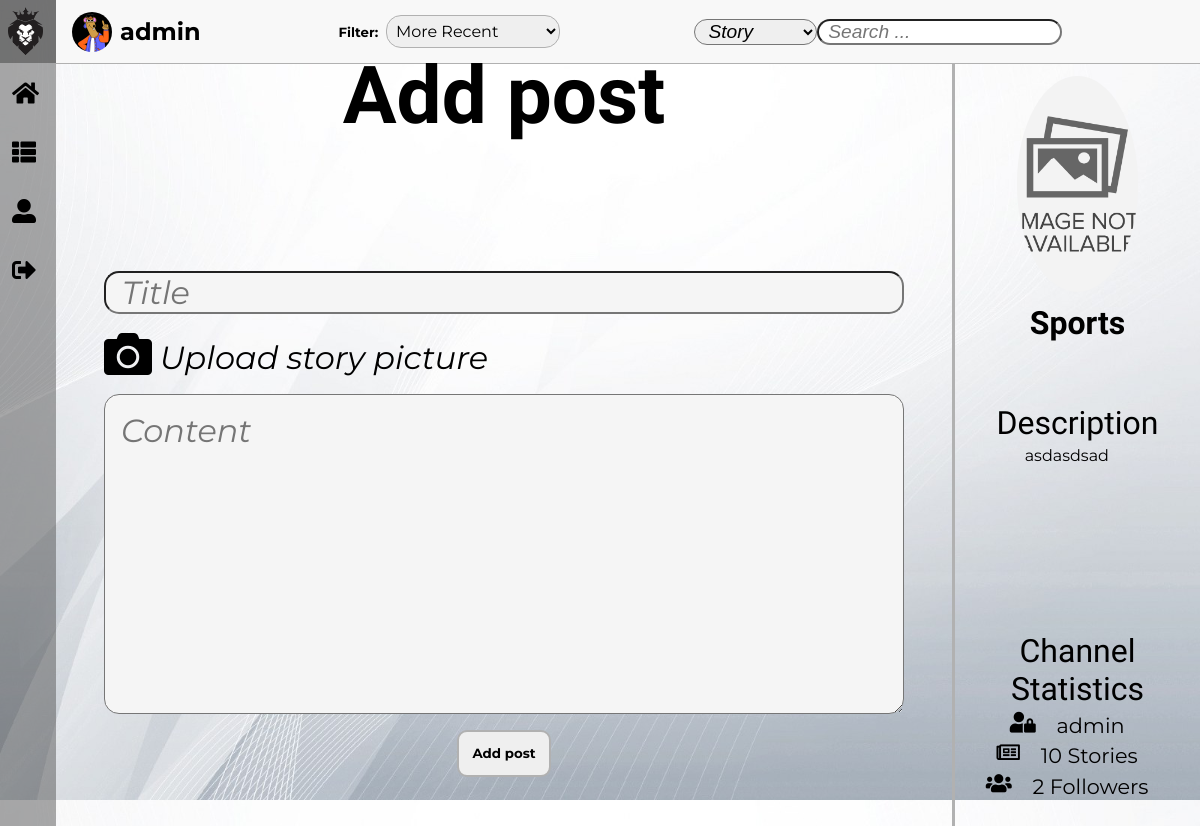
/pages/post.php?channelName=Sports (signed in), run on the app's committed database.
### tables this page shows
CREATE TABLE Channel(
    name TEXT NOT NULL PRIMARY KEY,
    owner TEXT NOT NULL REFERENCES User(username),
    description TEXT      
);

### pages/post.php (called while the page is built, shortened)
<?php
    include_once('../templates/tpl_common.php');
    include_once('../templates/tpl_post.php');
    include_once('../database/db_channel.php');
    $channelName = isset($_GET['channelName']) ? $_GET['channelName'] : '';
    $defaultFilter = 2;
    $channel = get_channel($channelName);
    $postedStories = count(get_channel_stories($channelName, 2));
    $channelFollowers = count(get_channel_followers($channelName));
    $channelOwner = get_channel_owner($channelName);
    draw_common(htmlentities($_SESSION['username']), ['post.css', 'channel_aside.css'], [], $defaultFilter, $defaultFilter);
    draw_post(htmlentities($channelName));
    draw_post_aside(htmlentities_all($channel), htmlentities($postedStories), htmlentities($channelFollowers), htmlentities($channelOwner));
    draw_footer();
?>

### database/db_channel.php (called while the page is built, shortened)
<?php
  include_once('../includes/functions.php');
    function get_channel($channelName) {
        $db = Database::instance()->db();
        $stmt = $db->prepare('SELECT * FROM Channel WHERE name = ?');
        $stmt->execute(array($channelName));
        return $stmt->fetch();
    }
     function get_channel_owner($channelName){
      $db = Database::instance()->db();
      $stmt = $db->prepare('SELECT owner FROM Channel WHERE Channel.name = ?');
      $stmt->execute(array($channelName));
      return $stmt->fetch()['owner'];
     }
?>

### includes/functions.php (called while the page is built, shortened)
<?php function get_image($default, $directory, $folder, $element) {
    $image = $default;
    $extensions = ['jpg', 'png', 'gif'];
    for($index = 0; $index < count($extensions); $index++) {
        if(file_exists($directory . $element . '.' . $extensions[$index])) {
            $image = $folder . $element . '.' . $extensions[$index];
            break;
        }
    }
    return $image;
} ?>

### templates/tpl_common.php (the view, shortened to what this page needs)
<?php function draw_common($username, $css_files, $js_files, $filter, $searchFilter) { ?>
    <!DOCTYPE <!DOCTYPE html>
    <html>
        <head>
            <link rel="stylesheet" href="https://use.fontawesome.com/releases/v5.5.0/css/all.css">
            <?php foreach($css_files as $css_file) { ?>
                <link rel="stylesheet" type="text/css" media="screen" href="../css/<?=$css_file?>" />
            <?php } ?>
            <link rel="stylesheet" type="text/css" media="screen" href="../css/common.css" />
        </head>
        <body>
            <?php
                draw_dynamic_bar($username);
                draw_tool_bar($username, $filter, $searchFilter);
            ?>
<?php } ?>
<?php function draw_dynamic_bar($username) { ?>
    <header id="dynamicBar">
        <div id="header">
            <label class="kadaneIsLife" for="mobileMenu">
                <img src="../resources/images/default/logo.png" alt="Logo">
            </label>
        </div>
        <nav id="menu">
            <div class="mainMenu">
                <i class="fa fa-home"></i><a href="../pages/feed.php">Feed</a>
            </div>
            <div class="mainMenu">
                <i class="fa fa-th-list"></i><a href="../pages/show_channels.php?show=subscriptions">Channels</a>
            </div>
            <div class="mainMenu">
                <i class="fa fa-user-alt"></i><a href="../pages/profile.php?username=<?= $username ?>">Profile</a>
            </div>
            <div class="mainMenu">
                <i class="fa fa-sign-out-alt"></i><a href="../actions/action_logout.php">Logout</a>
            </div>
        </nav>
    </header>
<? } ?>
<?php function draw_tool_bar($username, $filter, $searchFilter) { ?>
    <div id="toolBar">
        <div id="info">
            <a id="user-name" href="../pages/profile.php?username=<?= $username ?>">
                <img id="asideIMG" src="../resources/images/<?= get_image('default/defaultUser.jpg', '../resources/images/users/', 'users/', sha1($username)) ?>" alt="User Image">
                <h5><?= $username ?></h5>
            </a>
        </div>
        <?php
            draw_story_filter($filter);
            draw_search_filter($searchFilter);
        ?>
    </div>
<? } ?>
<?php function draw_story_filter($filter) { ?>
    <div id="filters">
        <h5>Filter:</h5>
        <form method="get" action="<?= $_SERVER['PHP_SELF']?>">
            <select name="filter" id="filterID">
                <option <? echo $filter == 2 ? 'selected ' : '' ?>value="2">More Recent</option>
            </select>
        </form>
    </div>
<? } ?>
<?php function draw_search_filter($searchFilter) { ?>
    <div id="search">
        <form method="get" action="<?= $_SERVER['PHP_SELF']?>">
            <select name="searchFilter" id="searchFilterID">
                <option <? echo $searchFilter == 2 ? 'selected ' : '' ?>value="2">Story</option>
            </select>
            <input type="search" id="searchField" name="search" placeholder="Search ...">
        </form>
    </div>
<? } ?>
<?php function draw_footer() { ?>
        </body>
    </html>
<?php } ?>

### templates/tpl_post.php (shortened to what this page needs)
<?php function draw_post($channelName) { ?>
    <div id="form">
        <h1>Add post</h1>
        <form method="post" enctype="multipart/form-data" action="../actions/action_add_new_post.php">
            <div id="input">
                <input type="text" name="title" placeholder="Title" required="true">
                <div id="uploadStoryPic">
                    <i class="fas fa-camera"></i>
                    <p>Upload story picture</p>
                </div>
                <textarea id="storyContent" name="content" placeholder="Content" cols="30" rows="10" required="true"></textarea>
            </div>
            <div id="button">
                <button type="submit">Add post</button>
            </div>
        </form>
    </div>
<?php } ?>
<?php function draw_post_aside($channel, $channelStories, $channelFollowers, $channelOwner) { ?>
    <aside>
        <div id="channelPicture">
            <img id="asideIMG" src="../resources/images/<?= get_image('default/defaultChannel.png', '../resources/images/channels/', 'channels/', sha1($channel['name'])) ?>" alt="Channel Image">
        </div>
        <h3 id="channelName"><?= $channel['name'] ?></h3>
        <div id="description">
            <p>Description</p>
            <p id="descriptionContent"><?= $channel['description'] ?></p>
        </div>
        <div id="statistics">
            <p>Channel Statistics</p>
            <div class="statistics">
                <i class="fas fa-user-lock"></i><p><?= $channelOwner ?></p>
            </div>
            <div class="statistics">
                <i class="far fa-newspaper"></i><p><?= $channelStories ?> Stories</p>
            </div>
            <div class="statistics">
                <i class="fas fa-users"></i><p><?= $channelFollowers ?> Followers</p>
            </div>
        </div>
    </aside>
<?php } ?>

### css/post.css (style rules this page uses)
:root { --background-color: rgb(231, 231, 231); --background-form-color: rgb(223, 223, 223); --background-input-color: whitesmoke; --background-button-color: rgb(3, 173, 192); --story-title-font: 'Montserrat', sans-serif; --story-header-font: 'Montserrat', sans-serif; --story-text-font: 'Montserrat', sans-serif; --aside-img-font-size: 15em; --aside-channel-font: 'Exo', sans-serif; --aside-channel-font-size: 2em; --aside-text-font: 'Montserrat', sans-serif; --aside-button-font-size: 1em; --aside-button-background-color: rgb(245, 243, 243); --aside-button-background-color-hover: rgb(3, 173, 192); --input-font: 'Montserrat', sans-serif; --input-font-size: 2em; --button-background-color: rgb(3, 173, 192); --border-color: rgb(177, 177, 177); }
#form > h1 { margin: 0em; justify-content: center; display: flex; font-family: var(--aside-channel-font); font-size: 500%; }
#form { margin: 0em; justify-content: center; flex-direction: column; display: flex; grid-area: content; }
#form > form { margin: 5em auto; padding: 3em; height: 30em; width: 50em; }
#input { flex-direction: column; justify-content: center; display: flex; }
#input > * { margin-bottom: 0.5em; padding: 0em 0.5em; outline: none; border-radius: 15px; text-align: start; font-style: italic; font-family: var(--input-font); font-size: var(--input-font-size); background-color: var(--background-input-color); }
#uploadStoryPic { padding: 0em; display: flex; background-color: transparent; }
#uploadStoryPic > i { font-size: 1.5em; }
#uploadStoryPic > p { margin: 0em; padding: 0.25em 0em 0em 0.25em; }
#storyContent { height: 10em; padding: 0.5em; }
#button { margin: 0em; justify-content: center; display: flex; }
#button > * { padding: 1em; outline: none; border: solid var(--border-color) 2px; border-radius: 10px; font-family: var(--input-font); font-weight: bold; }

### css/channel_aside.css (style rules this page uses)
:root { --background-color: rgb(231, 231, 231); --background-story-color: whitesmoke; --aside-upload-icon-size: 200%; --aside-channelName-font: 'Exo', sans-serif; --aside-channelName-font-size: 200%; --aside-description-font: 'Exo', sans-serif; --aside-description-font-size: 200%; --aside-text-font: 'Montserrat', sans-serif; --aside-button-font-size: 100%; --aside-button-background-color: rgb(245, 243, 243); --aside-button-background-color-hover: rgb(3, 173, 192); --aside-statistics-font-size: 130%; --border-color: rgb(177, 177, 177); }
aside { display: grid; max-height: 100%; grid-area: aside; grid-template-columns: 100%; grid-template-rows: 30% 5% 7.5% 28.5% auto; grid-template-areas: "picture" "name" "forms" "description" "statistics"; border-left: solid var(--border-color); font-family: var(--aside-text-font); }
#channelPicture { margin: 0em; padding: 5%; position: relative; grid-area: picture; border-radius: 50%; text-align: center; }
#asideIMG { margin: 0em; width: 55%; height: 100%; border-radius: 50%; object-fit: cover; transition: 1s; }
#channelName { margin: 0em; grid-area: name; text-align: center; font-size: var(--aside-channelName-font-size); font-family: var(--aside-channelName-font); }
#description { margin: 0em auto; grid-area: description; }
#description p:first-child { margin: 0%; text-align: center; font-family: var(--aside-description-font); font-size: var(--aside-description-font-size); }
#description p:nth-child(2) { margin: 0em 5%; padding: 2.5%; width: 90%; height: 20%; text-indent: 1em; text-align: start; overflow: hidden; text-overflow: ellipsis; font-family: var(--aside-text-font); }
#statistics { justify-content: center; grid-area: statistics; }
#statistics > p { margin: 0em; font-size: var(--aside-channelName-font-size); font-family: var(--aside-channelName-font); text-align: center; }
#statistics div { margin: 0.25em auto; justify-content: center; }
.statistics { margin: 1em auto 0em auto; display: flex; font-size: var(--aside-statistics-font-size); }
.statistics > p { margin: 0em; padding: 0em 1em; }

### data on the page
channel: owner "admin", name "Sports", description "asdasdsad"

### other printed values
$channelStories "10"
$channelFollowers "2"
